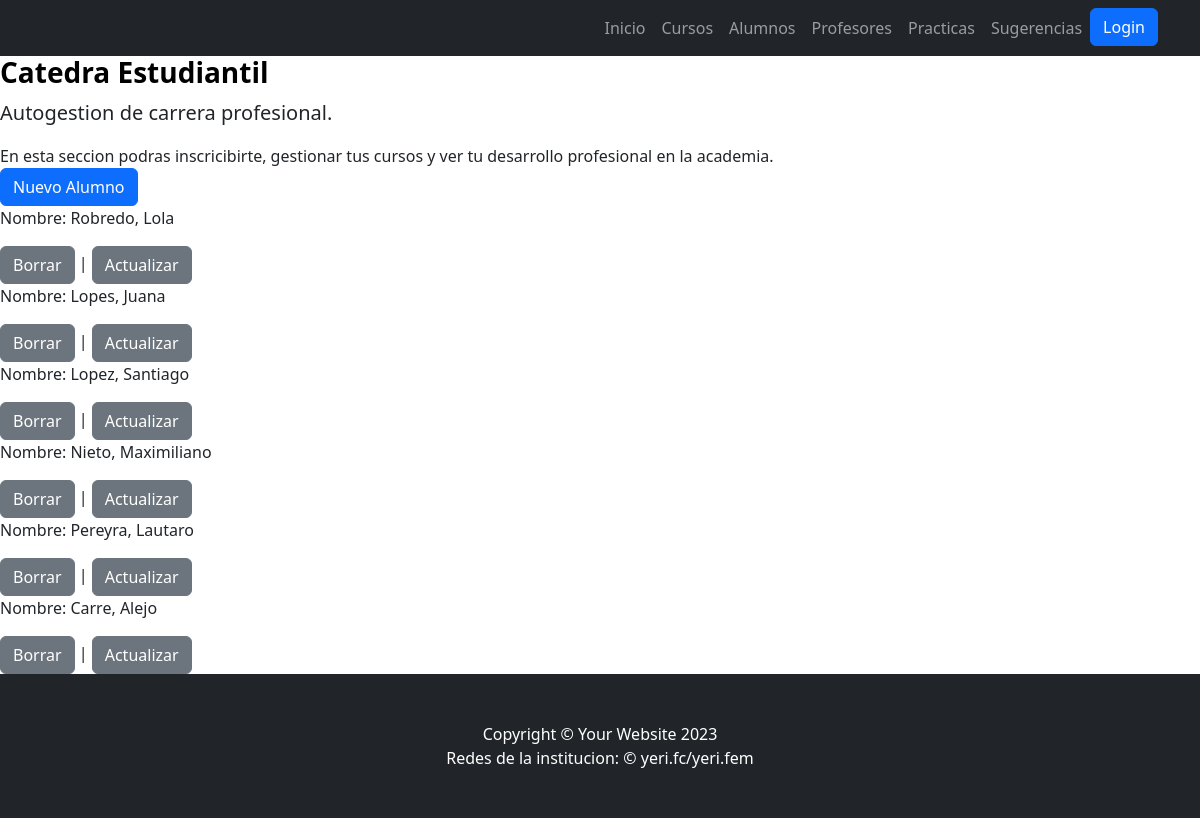
The page /alumno/listar on the database as committed earlier.
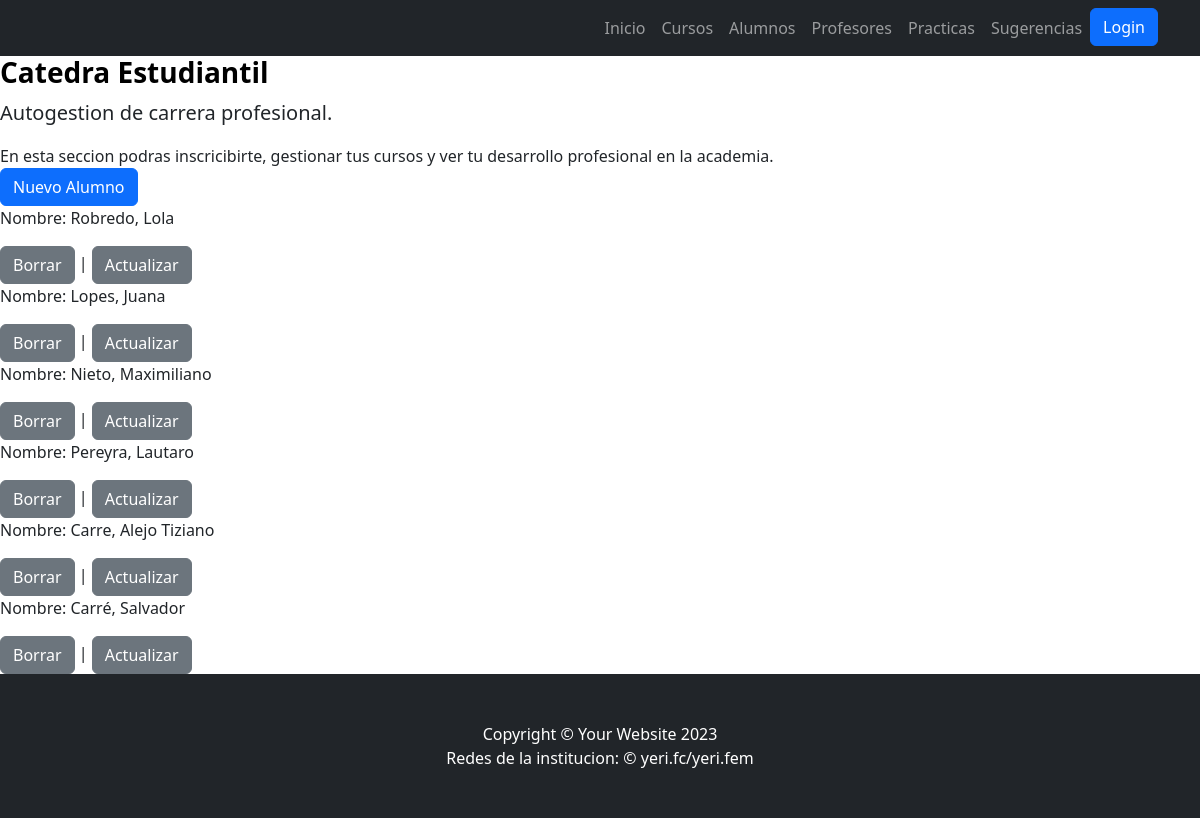
The same page on the database as committed later.
### Appyeri/models.py (models this page shows)
class Alumno(models.Model):
    nombre = models.CharField(max_length=40)
    apellido = models.CharField(max_length=20)
    email = models.EmailField(max_length=40)

### Appyeri/views.py (the view)
# urls.py: path('alumno/listar', views.AlumnoListView.as_view(), name='ListarAlumnos'),
class AlumnoListView(ListView):
    model = Alumno
    context_object_name= "Alumnos"
    template_name= "Appyeri/lista_alumnos.html"

### Appyeri/templates/appyeri/lista_alumnos.html
{% extends 'Appyeri/base.html' %}
{% load static %}
{% block lista_alumnos %}
<h1 class="text-black fs-3 fw-bolder">Catedra Estudiantil</h1>
<p class="lead">Autogestion de carrera profesional.</p>
    <p class="mb-0">En esta seccion podras inscricibirte, gestionar tus cursos y ver tu desarrollo profesional en la academia.</p>
    <a class="btn btn-primary" href="{% url 'AgregarAlumno'%}">Nuevo Alumno</a>
    {% for alumno in Alumnos %}
    <p>Nombre: {{alumno.apellido}}, {{alumno.nombre}}</p>
    <a class="btn btn-secondary" href="{% url 'AlumnoBorrar' alumno.pk %}">Borrar</a>
    |
    <a class="btn btn-secondary" href="{% url 'AlumnoActualizar' alumno.pk %}">Actualizar</a>
    {% endfor %}
{% endblock lista_alumnos %}

Rows that differ between the two databases and show on the page:
removed Alumno: apellido "Lopez", nombre "Santiago"
changed Alumno "Carre": nombre "Alejo" → "Alejo Tiziano"
added Alumno: apellido "Carré", nombre "Salvador"
